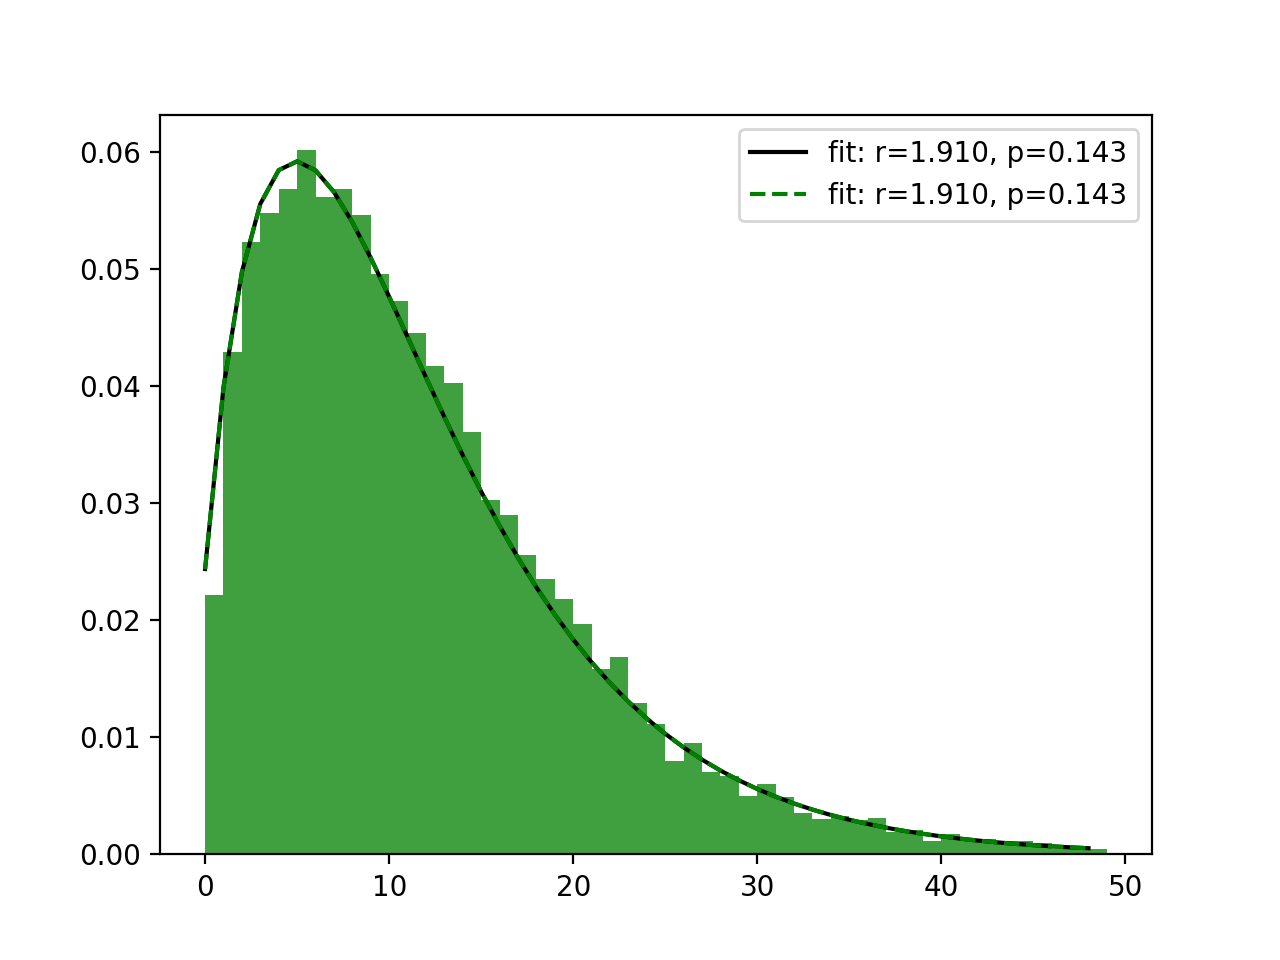

Recreate this plot in Python.
import numpy as np
import matplotlib.pyplot as plt
from scipy.optimize import curve_fit
from scipy.special import gamma, factorial
from statsmodels.discrete.discrete_model import NegativeBinomial as NB

def NBpmf(x,r,p):
    #x must be integer
    disA=[]
    for k in range(len(x)):
        const=np.math.gamma(r+k)/(np.math.factorial(k)*np.math.gamma(r))
        value=const* ((1-p)**k)*(p**r)
        disA.append(value)
    disA=np.array(disA)
    return disA
  
  
data2=np.random.negative_binomial(2, 0.15, size=(10000,1)) # parameter is n and p
 
hist=plt.hist(data2,bins=np.arange(50),density=True,facecolor='g',alpha=0.75)
#x = [hist[0], 0.5*(hist[1][1:]+hist[1][:-1])]; xdata=x[1];ydata=x[0];

xdata=hist[1][0:-1];ydata=hist[0];
print(xdata)

popt, pcov = curve_fit(NBpmf, xdata, ydata)
print('point1',popt)
plt.plot(xdata, NBpmf(xdata, *popt), 'k-', label='fit: r=%5.3f, p=%5.3f' % tuple(popt))
#parameters, covariance = curve_fit(negativeBinomial, xdata, ydata)
#print(parameters)
#yfit=negativeBinomial(xdata,1)

popt, pcov = curve_fit(NBpmf, xdata, ydata, bounds=(0, [4,0.5]))
print('point2',popt)
plt.plot(xdata, NBpmf(xdata, *popt), 'g--', label='fit: r=%5.3f, p=%5.3f' % tuple(popt))

#plt.plot(xdata, yfit, '-', label='fit')

plt.legend(fontsize=10, loc='best')

plt.show()

  
  
